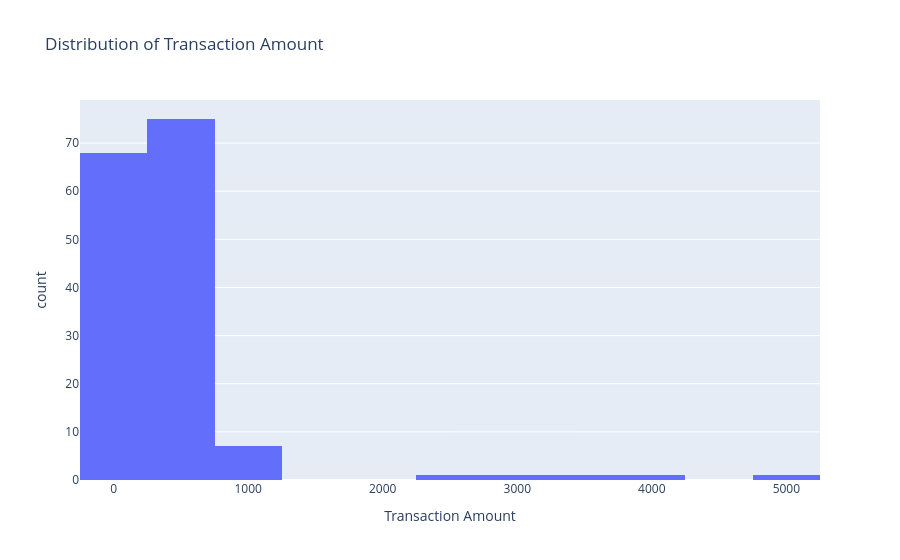

Write notebook code for a chart like this one.
### Code cell
# Plot 4: Distribution of Transaction Amount
fig = px.histogram(
    fraud,
    x='amount',
    nbins=20,
    title='Distribution of Transaction Amount',
    labels={'amount': 'Transaction Amount'}
)
fig.show()

### Figure 1 — Plotly figure (JSON) as saved in the notebook; plotly's stock layout.template omitted (floating-point values rounded to 4 significant figures; data arrays with more than 128 entries replaced by an {"elided": "..."} marker saying what was removed)
{"data": [{"bingroup": "x", "hovertemplate": "Transaction Amount=%{x}<br>count=%{y}<extra></extra>", "legendgroup": "", "marker": {"color": "#636efa", "pattern": {"shape": ""}}, "name": "", "nbinsx": 20, "orientation": "v", "showlegend": false, "type": "histogram", "x": {"elided": "155 float values"}, "xaxis": "x", "yaxis": "y"}], "layout": {"barmode": "relative", "legend": {"tracegroupgap": 0}, "title": {"text": "Distribution of Transaction Amount"}, "xaxis": {"anchor": "y", "domain": [0, 1], "title": {"text": "Transaction Amount"}}, "yaxis": {"anchor": "x", "domain": [0, 1], "title": {"text": "count"}}}}
